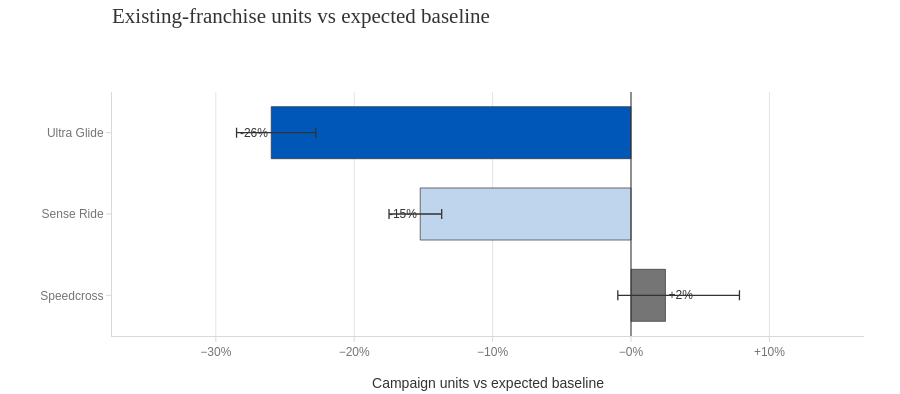

Write notebook code for a chart like this one.
### Code cell
central = {fr: np.mean([specs[fr]["observed"] / specs[fr][s] - 1 for s in spec_names])
           for fr in EXISTING_FRANCHISES}
spans = {fr: [specs[fr]["observed"] / specs[fr][s] - 1 for s in spec_names] for fr in EXISTING_FRANCHISES}

values = np.array([central[fr] for fr in EXISTING_FRANCHISES])
range_low = np.array([min(spans[fr]) for fr in EXISTING_FRANCHISES])
range_high = np.array([max(spans[fr]) for fr in EXISTING_FRANCHISES])

fig = go.Figure(go.Bar(
    x=values,
    y=EXISTING_FRANCHISES,
    orientation="h",
    marker=dict(
        color=[SALOMON_BLUE if franchise == "Ultra Glide" else BLUE_LIGHT if central[franchise] < 0 else MUTED
               for franchise in EXISTING_FRANCHISES],
        line=dict(color=INK, width=0.7),
    ),
    error_x=dict(
        type="data", symmetric=False,
        array=range_high - values, arrayminus=values - range_low,
        color=INK, thickness=1.3, width=5,
    ),
    text=[f"{value:+.0%}" for value in values],
    textposition="outside",
    textfont=dict(color=INK, size=12),
    cliponaxis=False,
    customdata=np.column_stack([range_low, range_high]),
    hovertemplate=(
        "%{y}<br>Mean vs baseline: %{x:+.1%}"
        "<br>Specification range: %{customdata[0]:+.1%} to %{customdata[1]:+.1%}<extra></extra>"
    ),
))
fig.add_vline(x=0, line=dict(color=INK, width=1))
fig.update_xaxes(
    title="Campaign units vs expected baseline",
    tickformat="+.0%",
    range=[range_low.min() - 0.09, range_high.max() + 0.09],
)
fig.update_yaxes(autorange="reversed", title=None, showgrid=False)
show_campaign_chart(
    fig,
    "Existing-franchise units vs expected baseline",
    height=370,
    left_margin=112,
    export_name="02_existing_franchise_units_vs_baseline.png",
)

### Figure 1 — Plotly figure (JSON) as saved in the notebook; plotly's stock layout.template omitted (floating-point values rounded to 4 significant figures)
{"data": [{"cliponaxis": false, "customdata": [[-0.285, -0.2278], [-0.1748, -0.1368], [-0.00953, 0.07835]], "error_x": {"array": [0.0322, 0.01552, 0.05347], "arrayminus": [0.02505, 0.02254, 0.03441], "color": "#333333", "symmetric": false, "thickness": 1.3, "type": "data", "width": 5}, "hovertemplate": "%{y}<br>Mean vs baseline: %{x:+.1%}<br>Specification range: %{customdata[0]:+.1%} to %{customdata[1]:+.1%}<extra></extra>", "marker": {"color": ["#0057B8", "#BFD5ED", "#757575"], "line": {"color": "#333333", "width": 0.7}}, "orientation": "h", "text": ["-26%", "-15%", "+2%"], "textfont": {"color": "#333333", "size": 12}, "textposition": "outside", "type": "bar", "x": [-0.26, -0.1523, 0.02488], "y": ["Ultra Glide", "Sense Ride", "Speedcross"]}], "layout": {"bargap": 0.36, "height": 394, "hovermode": "closest", "margin": {"b": 58, "l": 112, "r": 36, "t": 92}, "shapes": [{"line": {"color": "#333333", "width": 1}, "type": "line", "x0": 0, "x1": 0, "xref": "x", "y0": 0, "y1": 1, "yref": "y domain"}], "title": {"automargin": true, "font": {"color": "#333333", "family": "Georgia, Times New Roman, serif", "size": 21}, "pad": {"b": 12}, "subtitle": {"font": {"color": "#757575", "family": "Arial, Helvetica, sans-serif", "size": 12}, "text": ""}, "text": "Existing-franchise units vs expected baseline", "x": 0, "xanchor": "left", "xref": "paper", "y": 0.98, "yanchor": "top", "yref": "container"}, "xaxis": {"gridcolor": "#D9D9D9", "linecolor": "#D9D9D9", "range": [-0.375, 0.1684], "showline": true, "tickcolor": "#D9D9D9", "tickformat": "+.0%", "ticks": "outside", "title": {"text": "Campaign units vs expected baseline"}}, "yaxis": {"autorange": "reversed", "gridcolor": "#D9D9D9", "linecolor": "#D9D9D9", "showgrid": false, "showline": true, "tickcolor": "#D9D9D9", "ticks": "outside", "title": {}}}}
